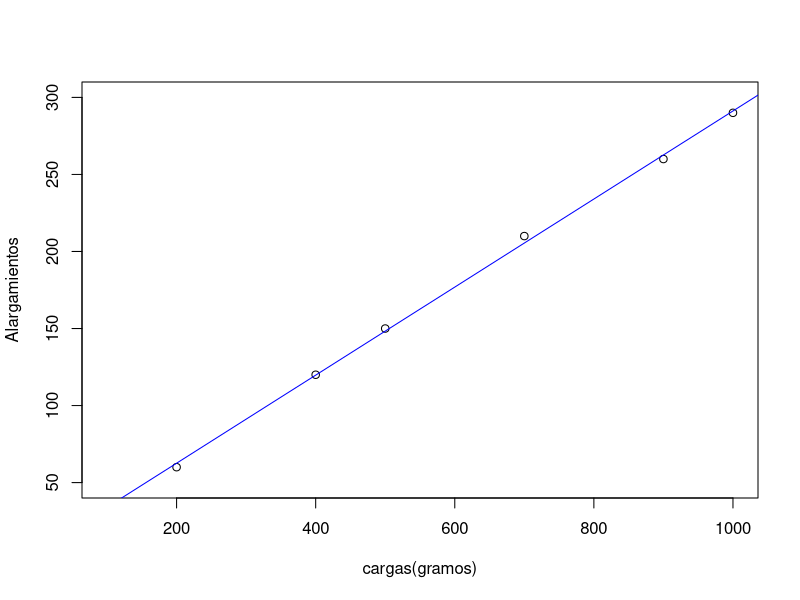
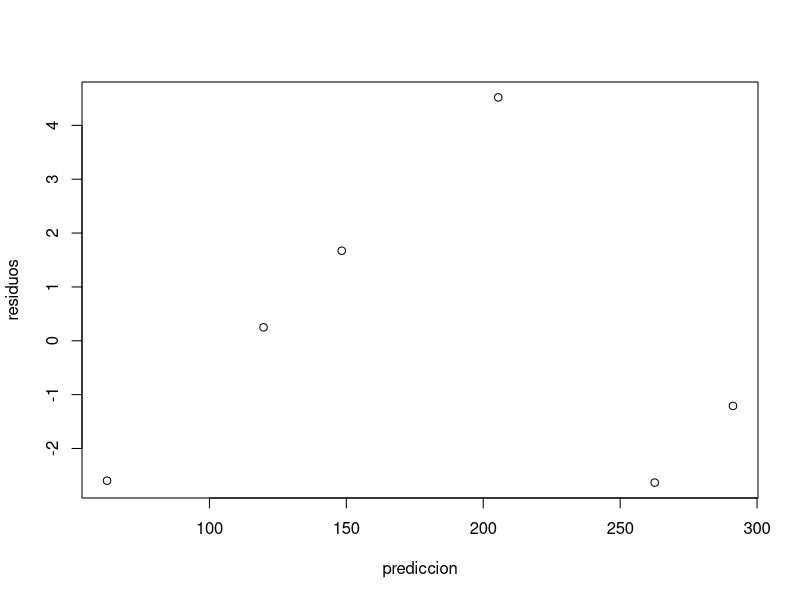
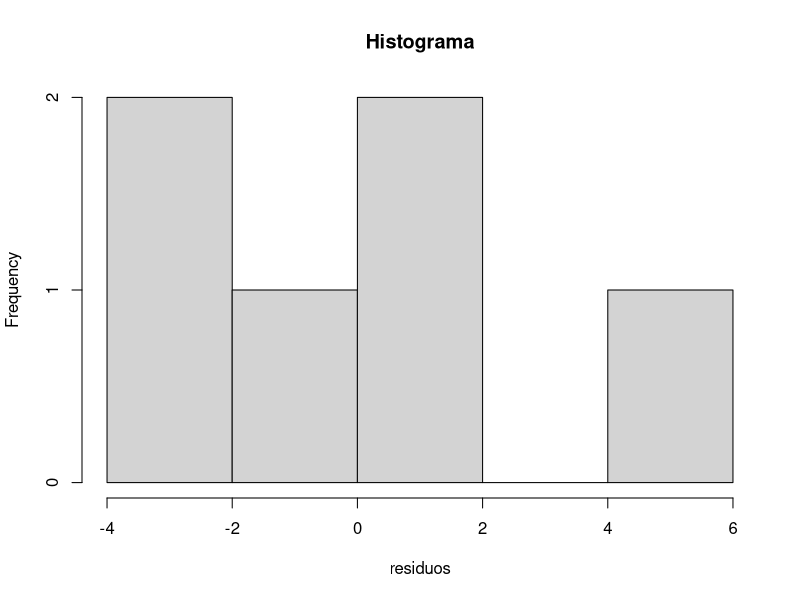
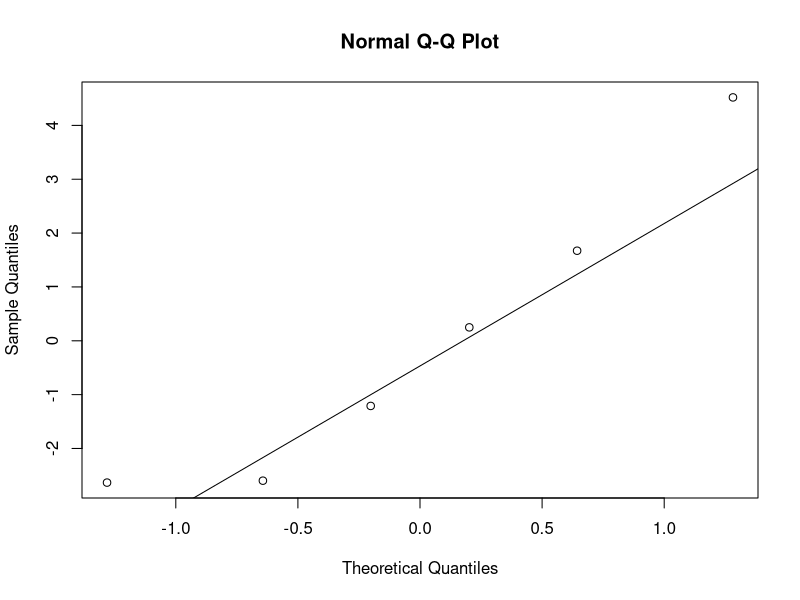

These charts were generated, in order, by the following R code:

#library(lmtest)

solveRegresion <- function(x, y, titlex, titley, v, xl, yl)
{
  data = data.frame(x, y)
  
  print(cor(data, method = "pearson"))   #coeficiente de correlacion lineal
  cor.test(x, y, method = "pearson")
  
  plot(x, y, xlab = titlex, ylab = titley, xlim = xl, ylim = yl)
  modelo_lineal = lm(y ~ x, data)
  abline(modelo_lineal, col = "blue")
  print(summary(modelo_lineal))
  
  #estimando los valores del vector v
  print(predict(object = modelo_lineal, newdata = data.frame(x = v), interval = "confidence", level = 0.95))

  residuos = modelo_lineal$residuals
  prediccion = modelo_lineal$fitted.values
  
  #Analisis de los supuestos del modelo lineal
  
  #1- Independencia de los residuos
    #print(dwtest(modelo_lineal))   #test Durbin-Watson
 
  #2-E[residuos] = 0
    print(summary(residuos))
    plot(prediccion, residuos)
  
  #3- Varianza constante de los residuos(Homocedasticidad)
    #print(bptest(modelo_lineal))
    
  #4- Distribucion Normal con media 0 y varianza constante
    hist(residuos, main = "Histograma")
    
    qqnorm(residuos)
    qqline(residuos)
    
    shapiro.test(residuos)
}

#############
#Ejercicio 1#
#############
x1 = c(-1, 0, 3, 7)
fx1 = c(2, 0, 4, 7)
#solveRegresion(x1, fx1, "x", "f(x)", c(1), c(-2, 7), c(0, 7) )
  
#############
#Ejercicio 2#
#############
x2 = c(-3, -1, 1, 3, 5, 7)
fx2 = c(14, 4, 2, 8, 22, 44)
#solveRegresion(x2, fx2, "x", "f(x)", c(0, 2), c(-4, 8), c(0,44))

#############
#Ejercicio 3#
#############
cargas = c(200, 400, 500, 700, 900, 1000)
alargamientos = c(60, 120, 150, 210, 260, 290)
solveRegresion(cargas, alargamientos, "cargas(gramos)", "Alargamientos", c(0, 2), c(100, 1000), c(50, 300))







